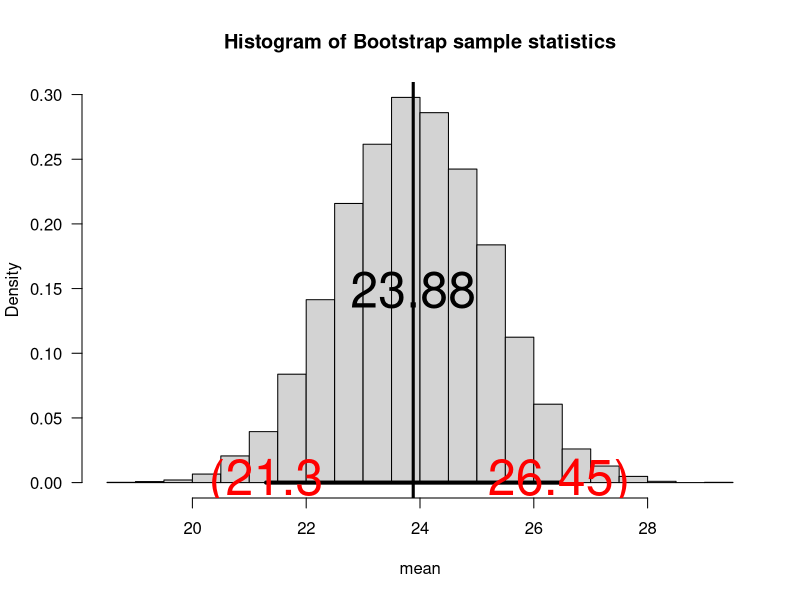
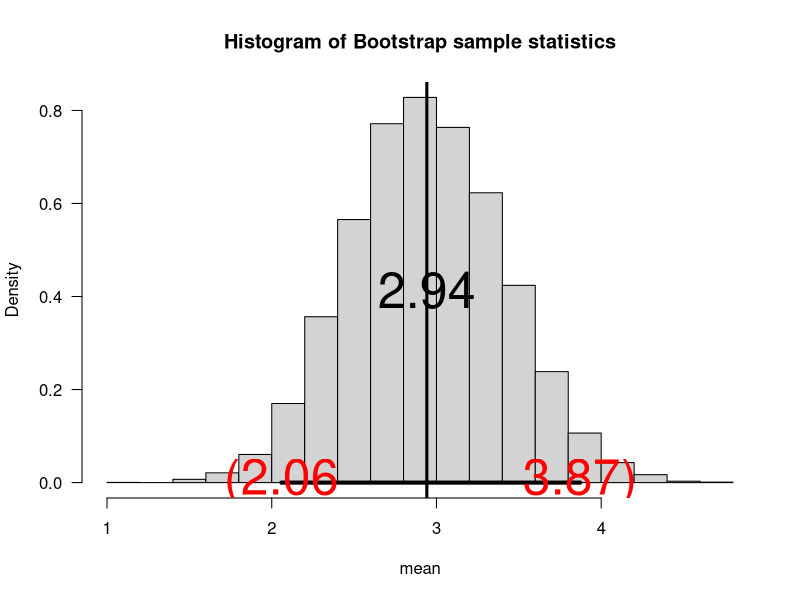
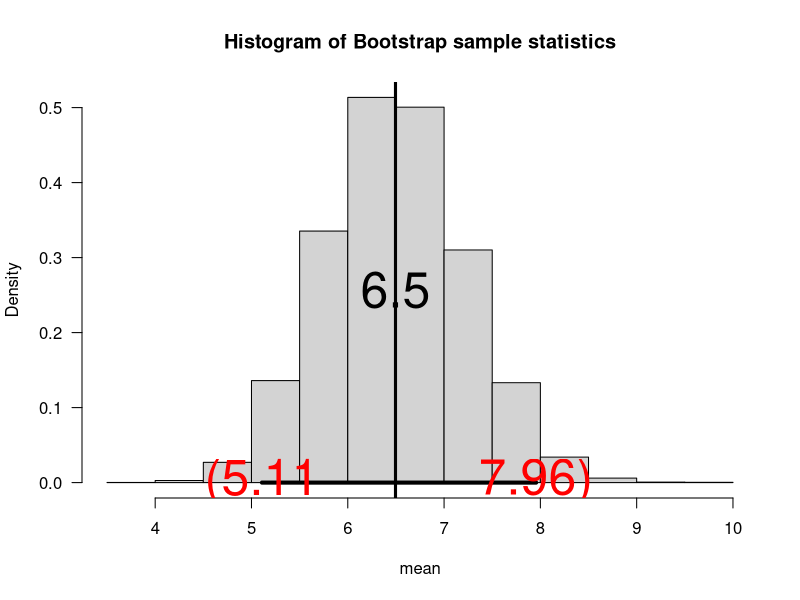
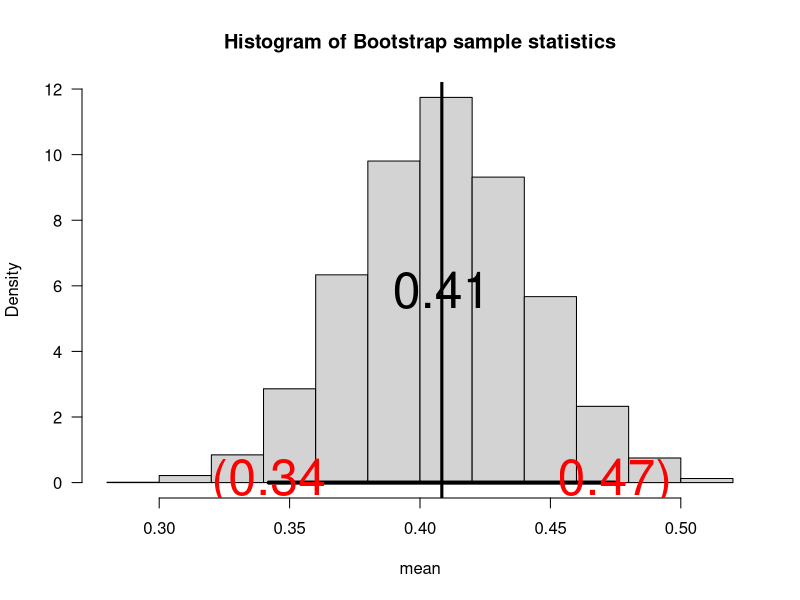

Write the R code that produced these figures, in order.
## ---- chunk 1
knitr::opts_chunk$set(echo = TRUE)
## ---- chunk 2
getwd()
## ---- chunk 3
myboot<-function(iter=10000,x,fun="mean",alpha=0.05,...){  

#Notice where the ... is repeated in the code
n=length(x)   #sample size

#Now sample with replacement
y=sample(x,n*iter,replace=TRUE) #A

# Make a matrix with all the resampled values
rs.mat=matrix(y,nr=n,nc=iter,byrow=TRUE)
xstat=apply(rs.mat,2,fun) 
# xstat is a vector and will have iter values in it 
ci=quantile(xstat,c(alpha/2,1-alpha/2)) #B
# Nice way to form a confidence interval
# A histogram follows
# The object para will contain the parameters used to make the histogram
para=hist(xstat,freq=FALSE,las=1,main="Histogram of Bootstrap sample statistics",...)

#mat will be a matrix that contains the data, this is done so that I can use apply()
mat=matrix(x,nr=length(x),nc=1,byrow=TRUE)

#pte is the point estimate
#This uses whatever fun is
pte=apply(mat,2,fun)
abline(v=pte,lwd=3,col="Black")# Vertical line
segments(ci[1],0,ci[2],0,lwd=4)      #Make the segment for the ci
text(ci[1],0,paste("(",round(ci[1],2),sep=""),col="Red",cex=3)
text(ci[2],0,paste(round(ci[2],2),")",sep=""),col="Red",cex=3)

# plot the point estimate 1/2 way up the density
text(pte,max(para$density)/2,round(pte,2),cex=3)

return(list(ci=ci,fun=fun,x=x))# Some output to use if necessary
}
## ---- chunk 4
set.seed(35) # This will give everyone the same sample
sam=round(rnorm(20,mean=10,sd=4),2)
unique(sample(sam,20,replace=TRUE) ) # repeat this line 5Xs
unique(sample(sam,20,replace=TRUE) )
unique(sample(sam,20,replace=TRUE) )
unique(sample(sam,20,replace=TRUE) )
unique(sample(sam,20,replace=TRUE) )
## ---- chunk 5
unique(sample(sam,20,replace=FALSE) )
unique(sample(sam,20,replace=FALSE) )
unique(sample(sam,20,replace=FALSE) )
unique(sample(sam,20,replace=FALSE) )
unique(sample(sam,20,replace=FALSE) )
## ---- chunk 6
#sample(sam,21,replace=FALSE) 
## ---- chunk 7
myboot2<-function(iter=10000,x,fun="mean",alpha=0.05,cx=1.5,...){  #Notice where the ... is repeated in the code
n=length(x)   #sample size

y=sample(x,n*iter,replace=TRUE)
rs.mat=matrix(y,nr=n,nc=iter,byrow=TRUE)
xstat=apply(rs.mat,2,fun) # xstat is a vector and will have iter values in it 
ci=quantile(xstat,c(alpha/2,1-alpha/2))# Nice way to form a confidence interval
# A histogram follows
# The object para will contain the parameters used to make the histogram
para=hist(xstat,freq=FALSE,las=1,
main=paste("Histogram of Bootstrap sample statistics","\n","alpha=",alpha," iter=",iter,sep=""),
...)

#mat will be a matrix that contains the data, this is done so that I can use apply()
mat=matrix(x,nr=length(x),nc=1,byrow=TRUE)

#pte is the point estimate
#This uses whatever fun is
pte=apply(mat,2,fun)
abline(v=pte,lwd=3,col="Black")# Vertical line
segments(ci[1],0,ci[2],0,lwd=4)      #Make the segment for the ci
text(ci[1],0,paste("(",round(ci[1],2),sep=""),col="Red",cex=cx)
text(ci[2],0,paste(round(ci[2],2),")",sep=""),col="Red",cex=cx)

# plot the point estimate 1/2 way up the density
text(pte,max(para$density)/2,round(pte,2),cex=cx)
list(ci=ci,fun=fun,x=x)# Some output to use if necessary
}
## ---- chunk 8
set.seed(39)
sam = rnorm(25,mean = 25,sd = 10)
myboot(x = sam,alpha = .05,iter = 10000,xlab = "mean")
## ---- chunk 9
set.seed(30)
sam = rchisq(20,df = 3)
myboot(x = sam,iter = 10000,alpha = .05,xlab="mean")
## ---- chunk 10
set.seed(40)
sam = rgamma(30,shape = 2,scale = 3)
myboot(x = sam,iter = 10000,alpha = .05,xlab="mean")
## ---- chunk 11
set.seed(10)
sam = rbeta(20,shape1 = 3,shape2 = 4)
myboot(x = sam,iter = 10000,alpha = .05,xlab="mean")
